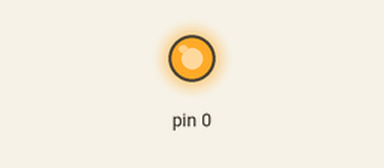
Simulated run of this sketch. Board: Arduino Uno, built with avr-gcc and run on an emulated ATmega328P. Shown: output pins drawn as LEDs (lit = HIGH).

Above: at 0.15 s.
At 5.5 s:
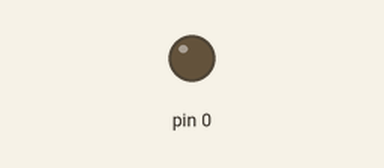
Timing chart, 0 to 8.3 s (numbered marks = the images above):
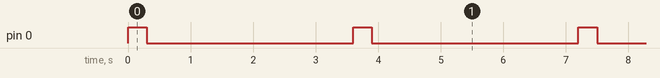

Measured:
- by itself, pin 0: alternates HIGH for 0.30 s and LOW for 3.3 s

The sketch:

all_leds.ino
```cpp
// C++ code
//
void setup()
{
  pinMode(0, OUTPUT);
}

void loop()
{
  digitalWrite(0, HIGH);
  delay(300); // Wait for 1000 millisecond(s)
  digitalWrite(0, LOW);
  delay(300); // Wait for 1000 millisecond(s)

    digitalWrite(1, HIGH);
  delay(300); // Wait for 1000 millisecond(s)
  digitalWrite(1, LOW);
  delay(300); // Wait for 1000 millisecond(s)

    digitalWrite(2, HIGH);
  delay(300); // Wait for 1000 millisecond(s)
  digitalWrite(2, LOW);
  delay(300); // Wait for 1000 millisecond(s)

    digitalWrite(3, HIGH);
  delay(300); // Wait for 1000 millisecond(s)
  digitalWrite(3, LOW);
  delay(300); // Wait for 1000 millisecond(s)

    digitalWrite(4, HIGH);
  delay(300); // Wait for 1000 millisecond(s)
  digitalWrite(4, LOW);
  delay(300); // Wait for 1000 millisecond(s)

    digitalWrite(5, HIGH);
  delay(300); // Wait for 1000 millisecond(s)
  digitalWrite(5, LOW);
  delay(300); // Wait for 1000 millisecond(s)
}
```

distance-sensor.cpp
```cpp
// C++ code
//
int distancia = 0;

long readUltrasonicDistance(int triggerPin, int echoPin)
{
  pinMode(triggerPin, OUTPUT);  // Clear the trigger
  digitalWrite(triggerPin, LOW);
  delayMicroseconds(2);
  // Sets the trigger pin to HIGH state for 10 microseconds
  digitalWrite(triggerPin, HIGH);
  delayMicroseconds(10);
  digitalWrite(triggerPin, LOW);
  pinMode(echoPin, INPUT);
  // Reads the echo pin, and returns the sound wave travel time in microseconds
  return pulseIn(echoPin, HIGH);
}

void setup()
{
  pinMode(13, OUTPUT);
  pinMode(10, OUTPUT);
}

void loop()
{
  distancia = 0.01723 * readUltrasonicDistance(8, 8);
  if (distancia <= 50) {
    digitalWrite(13, HIGH);
    digitalWrite(10, LOW);
  } else {
    digitalWrite(13, LOW);
    digitalWrite(10, HIGH);
  }
  delay(10); // Delay a little bit to improve simulation performance
}
```
